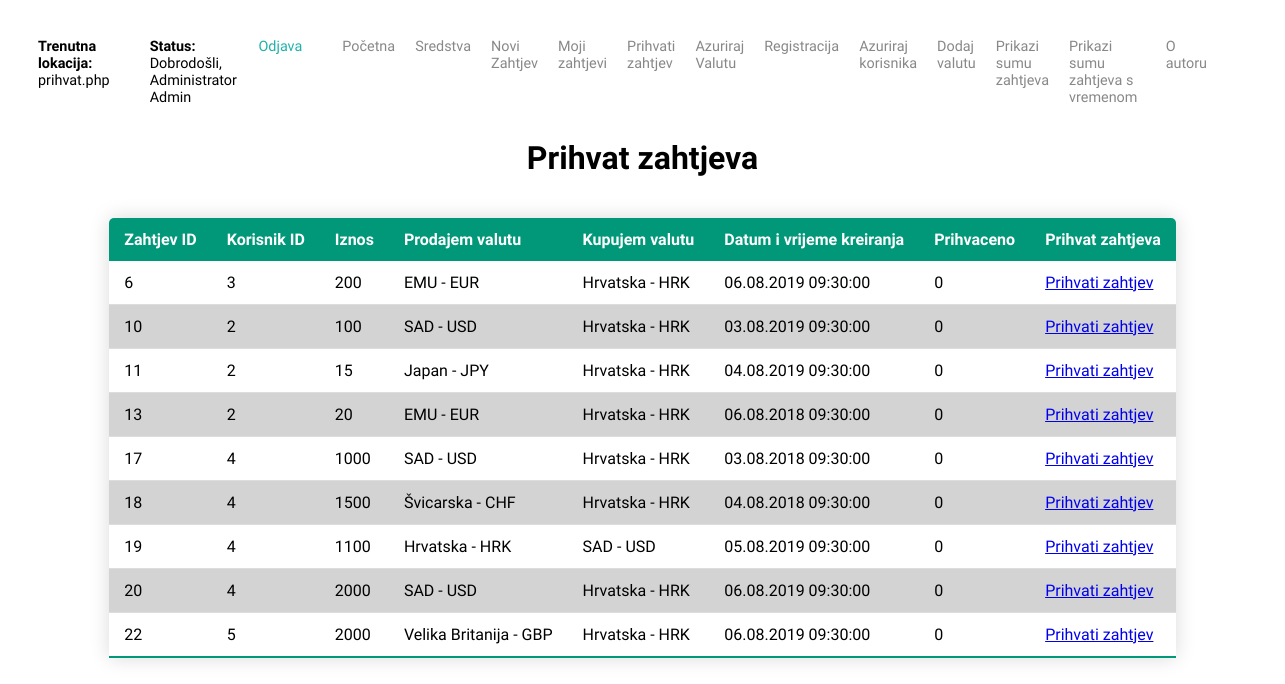
Page /prihvat.php (signed in) on the committed database.
### tables this page shows
CREATE TABLE IF NOT EXISTS `zahtjev` (
  `zahtjev_id` INT NOT NULL AUTO_INCREMENT,
  `korisnik_id` INT NOT NULL,
  `iznos` DECIMAL NOT NULL,
  `prodajem_valuta_id` INT NOT NULL,
  `kupujem_valuta_id` INT NOT NULL,
  `datum_vrijeme_kreiranja` DATETIME NOT NULL,
  `prihvacen` TINYINT(1) NOT NULL,
  PRIMARY KEY (`zahtjev_id`),
  INDEX `fk_zahtjev_valuta1_idx` (`prodajem_valuta_id` ASC),
  INDEX `fk_zahtjev_valuta2_idx` (`kupujem_valuta_id` ASC),
  INDEX `fk_zahtjev_korisnik1_idx` (`korisnik_id` ASC),
  CONSTRAINT `fk_zahtjev_valuta1`
    FOREIGN KEY (`prodajem_valuta_id`)
    REFERENCES `valuta` (`valuta_id`)
    ON DELETE NO ACTION
    ON UPDATE NO ACTION,
  CONSTRAINT `fk_zahtjev_valuta2`
    FOREIGN KEY (`kupujem_valuta_id`)
    REFERENCES `valuta` (`valuta_id`)
    ON DELETE NO ACTION
    ON UPDATE NO ACTION,
  CONSTRAINT `fk_zahtjev_korisnik1`
    FOREIGN KEY (`korisnik_id`)
    REFERENCES `korisnik` (`korisnik_id`)
    ON DELETE NO ACTION
    ON UPDATE NO ACTION);

CREATE TABLE IF NOT EXISTS `valuta` (
  `valuta_id` INT NOT NULL AUTO_INCREMENT,
  `moderator_id` INT NOT NULL,
  `naziv` VARCHAR(50) NOT NULL,
  `tecaj` DOUBLE NOT NULL,
  `slika` TEXT NOT NULL,
  `zvuk` TEXT NULL COMMENT '	',
  `aktivno_od` TIME NULL,
  `aktivno_do` TIME NULL,
  `datum_azuriranja` DATE NULL,
  PRIMARY KEY (`valuta_id`),
  INDEX `fk_liga_korisnik1_idx` (`moderator_id` ASC),
  CONSTRAINT `fk_liga_korisnik1`
    FOREIGN KEY (`moderator_id`)
    REFERENCES `korisnik` (`korisnik_id`)
    ON DELETE NO ACTION
    ON UPDATE NO ACTION);

### baza.php (called while the page is built, shortened)
<?php
function izvrsiUpit($veza, $upit){
	$rezultat = mysqli_query($veza,$upit);
	return $rezultat;
}
?>

### prihvat.php (the view, shortened to what this page needs)
<?php
include("zaglavljeproba.php");
include_once("baza.php");
$veza = spojiSeNaBazu();
$upit = "SELECT *FROM zahtjev WHERE prihvacen=0 ";
$rezultat = izvrsiUpit($veza, $upit);
?>
<!DOCTYPE html>
<html lang="en">
<head>
	<link href="jkovacevi.css" rel="stylesheet" type="text/css">
</head>
<body>
	<br>
	<div class="container">
		<div class="naslov">
			<h1>Prihvat zahtjeva</h1>
		</div>
	</div>
	<br>
	<table class="tablica">
		<thead>
			<tr>
				<th>Zahtjev ID</th>
				<th>Korisnik ID</th>
				<th>Iznos</th>
				<th>Prodajem valutu</th>
				<th>Kupujem valutu</th>
				<th>Datum i vrijeme kreiranja</th>
				<th>Prihvaceno</th>
				<th>Prihvat zahtjeva</th>
			</tr>
		</thead>
		<tbody>
			<?php
			if (isset($rezultat)) {
				while (list($zahtjev_id, $korisnik_id, $iznos, $prodajem_v, $kupujem_v, $datum, $prihvacen) = mysqli_fetch_array($rezultat)) {
					$result = mysqli_query($veza, "SELECT valuta_id FROM valuta WHERE moderator_id= '{$aktivni_korisnik_id}' OR '{$aktivni_korisnik_id}'=1 ");
					while (list($naziv) = mysqli_fetch_array($result)) {
						if ($prodajem_v == $naziv) {
							$upit5 = mysqli_query($veza, "SELECT * FROM valuta WHERE valuta_id= $kupujem_v");
							$rezultat5 = mysqli_fetch_array($upit5);
							$naziv5 = $rezultat5[2];
							$upit50 = mysqli_query($veza, "SELECT * FROM valuta WHERE valuta_id= $prodajem_v");
							$rezultat50 = mysqli_fetch_array($upit50);
							$naziv50 = $rezultat50[2];
							$vrijeme2 = strtotime($datum);
							$pretvoreno_vrijeme = date("d.m.Y H:i:s", $vrijeme2);
							echo "<tr>";
							echo "<td>$zahtjev_id</td>";
							echo "<td>$korisnik_id</td>";
							echo "<td>$iznos</td>";
							echo "<td>$naziv50</td>";
							echo "<td>$naziv5</td>";
							echo "<td>$pretvoreno_vrijeme</td>";
							echo "<td>$prihvacen</td>";
							echo "<td><a href='prihvat_zahtjeva.php?id={$zahtjev_id}'>Prihvati zahtjev</a></td>";
						}
					}
				}
			}
			?>
		</tbody>
	</table>
</body>
</html>

### jkovacevi.css (style rules this page uses)
body { margin:0px; font-family: 'Inconsolata', monospace, bold; }
h1 { font-family: 'Inconsolata', monospace; text-align: center; }
.container { display: grid; grid-template-columns: 1fr; }
.tablica { border-collapse: collapse; margin: 25px o; font-size: 0,9em; min-width: 400px; border-radius: 5px 5px 0 0; overflow: hidden; box-shadow: 0 0 20px rgba(0,0,0,0.15); margin-left:auto; margin-right:auto; }
.tablica thead tr { background-color: #009879; color: white; text-align: left; font-weight: bold; }
.tablica th { padding: 12px 15px; }
.tablica td { padding: 12px 15px; }
.tablica tbody tr { border-bottom: 1px solid #dddddd; }
.tablica tbody tr:nth-of-type(even) { background-color: lightgrey; }
.tablica tbody tr:last-of-type { border-bottom: 2px solid #009879; }

### rows in the picture
zahtjev: zahtjev_id "6", korisnik "3", iznos "200", datum_vrijeme_kreiranja "06.08.2019 09:30:00", prihvacen "0"
valuta: naziv "EMU - EUR", valuta.naziv "Hrvatska - HRK"
zahtjev: zahtjev_id "10", korisnik "2", iznos "100", datum_vrijeme_kreiranja "03.08.2019 09:30:00", prihvacen "0"
valuta: naziv "SAD - USD", valuta.naziv "Hrvatska - HRK"
zahtjev: zahtjev_id "11", korisnik "2", iznos "15", datum_vrijeme_kreiranja "04.08.2019 09:30:00", prihvacen "0"
valuta: naziv "Japan - JPY", valuta.naziv "Hrvatska - HRK"
zahtjev: zahtjev_id "13", korisnik "2", iznos "20", datum_vrijeme_kreiranja "06.08.2018 09:30:00", prihvacen "0"
zahtjev: zahtjev_id "17", korisnik "4", iznos "1000", datum_vrijeme_kreiranja "03.08.2018 09:30:00", prihvacen "0"
zahtjev: zahtjev_id "18", korisnik "4", iznos "1500", datum_vrijeme_kreiranja "04.08.2018 09:30:00", prihvacen "0"
valuta: naziv "Švicarska - CHF", valuta.naziv "Hrvatska - HRK"
zahtjev: zahtjev_id "19", korisnik "4", iznos "1100", datum_vrijeme_kreiranja "05.08.2019 09:30:00", prihvacen "0"
valuta: naziv "Hrvatska - HRK", valuta.naziv "SAD - USD"
zahtjev: zahtjev_id "20", korisnik "4", iznos "2000", datum_vrijeme_kreiranja "06.08.2019 09:30:00", prihvacen "0"
zahtjev: zahtjev_id "22", korisnik "5", iznos "2000", datum_vrijeme_kreiranja "06.08.2019 09:30:00", prihvacen "0"
valuta: naziv "Velika Britanija - GBP", valuta.naziv "Hrvatska - HRK"

### other values in the picture
$trenutna "prihvat.php"
$aktivni_korisnik_ime "Administrator Admin"
